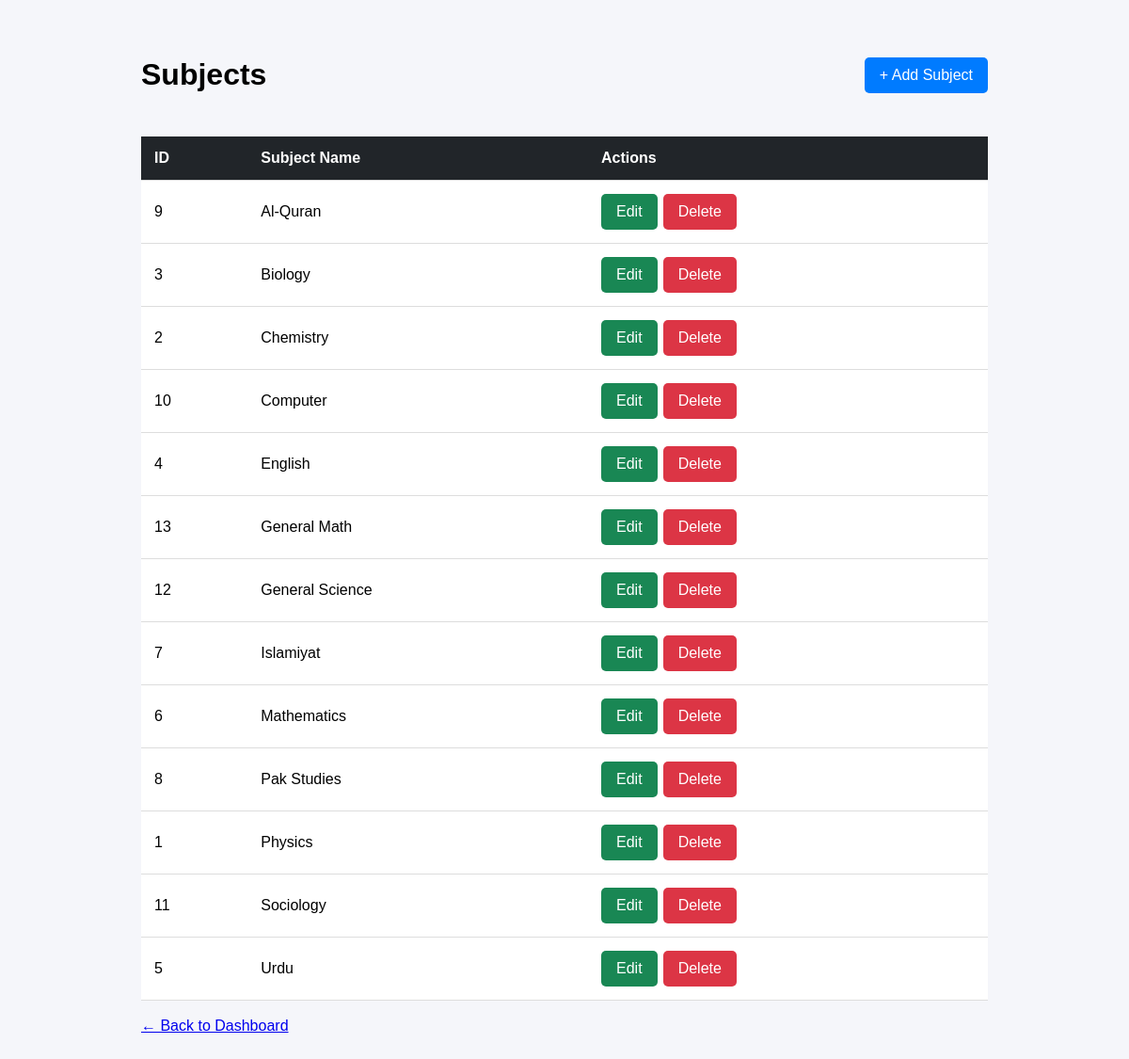
The app's page /academics/subjects/ with its own data.
### academics/models.py (models this page shows, shortened)
class Subject(models.Model):
    name = models.CharField(max_length=100)

### academics/views.py (the view)
def subject_list(request):
    subjects = Subject.objects.all().order_by(
        "name"
    )
    return render(
        request,
        "academics/subject_list.html",
        {
            "subjects": subjects
        }
    )

### academics/templates/academics/subject_list.html (shortened to what this page needs)
<!DOCTYPE html>
<html>
<head>
</head>
<body>
<div class="container">
    <div class="header">
        <h1>Subjects</h1>
        <a
            href="{% url 'academics:add_subject' %}"
            class="btn"
        >
            + Add Subject
        </a>
    </div>
    {% if subjects %}
        <table>
            <thead>
                <tr>
                    <th>ID</th>
                    <th>Subject Name</th>
                    <th>Actions</th>
                </tr>
            </thead>
            <tbody>
                {% for subject in subjects %}
                    <tr>
                        <td>
                            {{ subject.id }}
                        </td>
                        <td>
                            {{ subject.name }}
                        </td>
                        <td>
                            <div class="actions">
                                <a
                                    href="{% url 'academics:edit_subject' subject.pk %}"
                                    class="btn edit"
                                >
                                    Edit
                                </a>
                                <a
                                    href="{% url 'academics:delete_subject' subject.pk %}"
                                    class="btn delete"
                                >
                                    Delete
                                </a>
                            </div>
                        </td>
                    </tr>
                {% endfor %}
            </tbody>
        </table>
    {% else %}
        <p>No subjects found.</p>
    {% endif %}
    <br>
    <a href="{% url 'academics:dashboard' %}">
        ← Back to Dashboard
    </a>
</div>
</body>
</html>

### academics/templates/academics/subject_list.html (style rules this page uses)
body { font-family: Arial, sans-serif; background: #f5f6fa; margin: 0; padding: 40px; }
.container { max-width: 900px; margin: auto; }
.header { display: flex; justify-content: space-between; align-items: center; margin-bottom: 25px; }
.btn { padding: 10px 16px; text-decoration: none; border-radius: 5px; color: white; background: #007bff; }
.edit { background: #198754; }
.delete { background: #dc3545; }
table { width: 100%; border-collapse: collapse; background: white; }
th, td { padding: 14px; border-bottom: 1px solid #ddd; text-align: left; }
th { background: #212529; color: white; }
.actions { display: flex; gap: 6px; }

### records on screen
Subject: id "9", name "Al-Quran"
Subject: id "3", name "Biology"
Subject: id "2", name "Chemistry"
Subject: id "10", name "Computer"
Subject: id "4", name "English"
Subject: id "13", name "General Math"
Subject: id "12", name "General Science"
Subject: id "7", name "Islamiyat"
Subject: id "6", name "Mathematics"
Subject: id "8", name "Pak Studies"
Subject: id "1", name "Physics"
Subject: id "11", name "Sociology"
Subject: id "5", name "Urdu"
